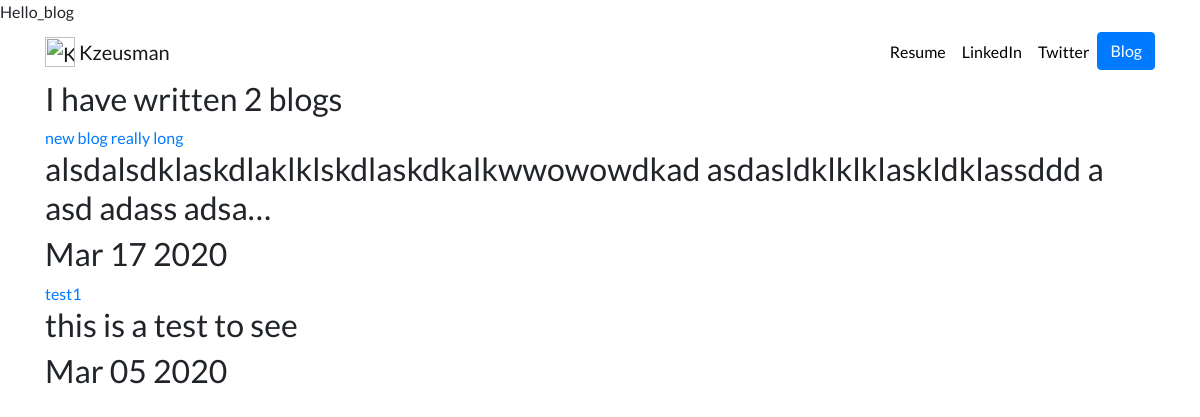
Screenshot of /blog/ with the database file from the repository.
### blog/models.py (models this page shows, shortened)
class Blog(models.Model):
    title = models.CharField(max_length=200)
    description = models.TextField()
    date = models.DateField()

### blog/views.py (the view)
def all_blogs(request):
    blogs = Blog.objects.order_by('-date')
    return render(request, 'blog/all_blogs.html', {'blogs':blogs})

### blog/templates/blog/all_blogs.html (shortened to what this page needs)
{% extends 'portfolio/base.html' %}
{% block content %}
<h2>I  have written {{ blogs.count }} blog{{ blogs.count|pluralize }}</h2>
{% for blog in blogs %}
<a href="{% url 'blog:detail' blog.id %}"<h1>{{ blog.title }}</h1></a>
<h2>{{ blog.description|striptags|truncatechars:100 }}</h2>
<h2>{{ blog.date|date:'M d Y' }}</h2>
{% endfor %}
{% endblock %}

### portfolio/static/portfolio/custom.css (style rules this page uses)
body { font-family: 'Lato', sans-serif; }

### rows the page displays
Blog: title "new blog really long", description "alsdalsdklaskdlaklklskdlaskdkalkwwowowdkad asdasldklklklaskldklassddd a asd adass adsa…", date "Mar 17 2020"
Blog: title "test1", description "this is a test to see", date "Mar 05 2020"

### other values shown
{{ blogs.count }} "2"
